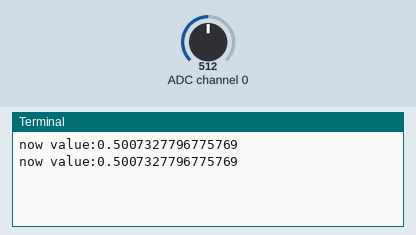
Recording of a program running on a simulated Raspberry Pi (BCM pin numbers). Shown: the last lines printed to the terminal. Inputs (shaded band) come from the test bench; at power-on: ADC channel 0 = 512 (analog values on the 0–1023 scale).

Above: at 1.2 s.
1.3 s: ADC channel 0 set to 716
At 2.6 s:
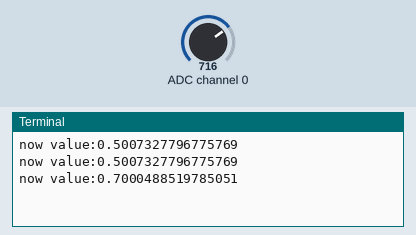
2.8 s: ADC channel 0 set to 900
At 3.8 s:
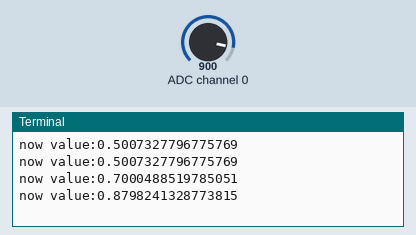
Timing chart, 0 to 5.8 s (numbered marks = the images above; inputs shaded):
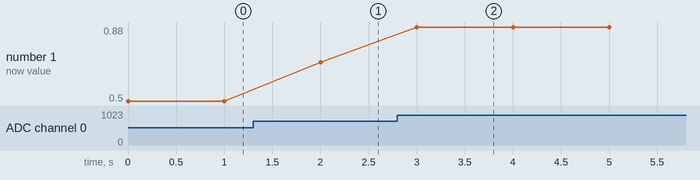

Measured:
- after the input at 1.3 s, the terminal: prints a new line after 0.70 s (image 1)
- after the input at 2.8 s, the terminal: prints a new line after 0.20 s (image 2)
- plotted number 1: 0.5 → 0.7 after the input at 1.3 s, 0.7 → 0.88 after the input at 2.8 s

The program:

basic1.py
```python
from gpiozero import MCP3008
from time import sleep

if __name__ == "__main__":
    channel0 = MCP3008(0,max_voltage=5.0);
    while(True):
        value = channel0.value;
        print("now value:{}".format(value));
        sleep(1);
```
